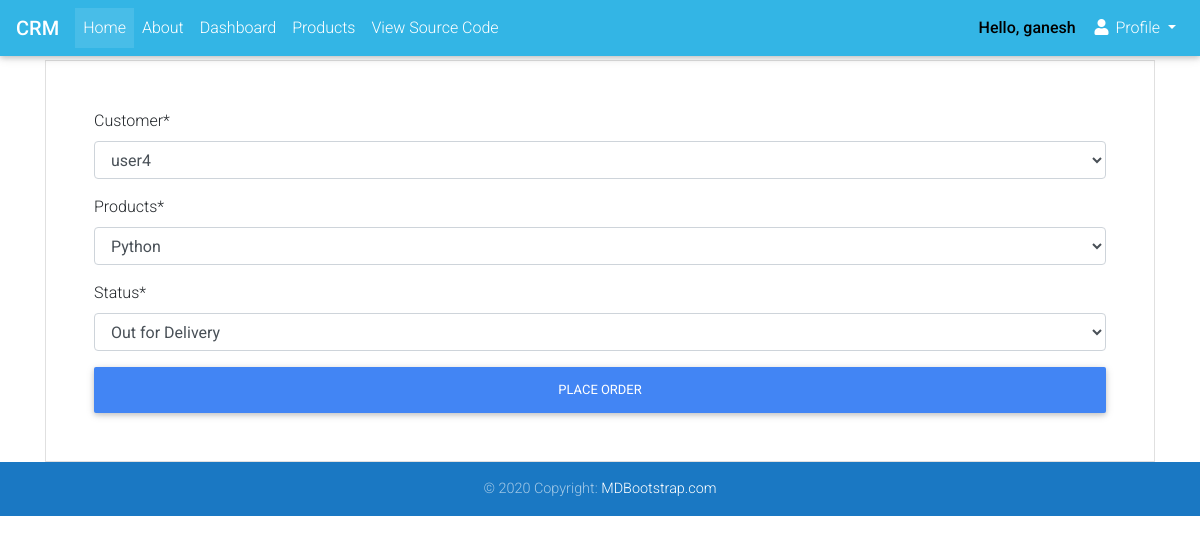
The page /updateorder/2 (signed in) on the database its author committed.
### webapp/models.py (models this page shows, shortened)
class Orders(models.Model):
    STATUS = (('Pending', 'Pending'),
              ('Out for Delivery', 'Out for Delivery'),
              ('Delivered', 'Delivered'))
    customer = models.ForeignKey(Customer, on_delete=models.SET_NULL, null=True)
    products = models.ForeignKey(Products, on_delete=models.SET_NULL, null=True)
    status = models.CharField(max_length=50, null=True, choices=STATUS)
    date_created= models.DateTimeField(auto_now_add=True)

### webapp/views.py (the view)
# urls.py: path('updateorder/<str:pk>', views.UpdateOrder, name='updateorder'),
@login_required(login_url='login')
def UpdateOrder(request, pk):
    order = Orders.objects.get(id=pk)
    ordercreate = OrderCreateForm(instance=order)
    if request.method == 'POST':
        ordercreate = OrderCreateForm(request.POST, instance=order)
        if ordercreate.is_valid():
            ordercreate.save()
            return redirect('dashboard')
    context = {'ordercreate':ordercreate}
    return render(request, 'order_create.html', context)

### webapp/forms.py
class OrderCreateForm(forms.ModelForm):
    class Meta:
        model = Orders
        fields = '__all__'

### webapp/models.py (called while the page is built)
    def __str__(self):
        return self.user.username

    def __str__(self):
        return self.name

### templates/order_create.html (shortened to what this page needs)
{% extends 'base.html' %}
{% load crispy_forms_tags %}
{% block content %}
<div class="container">
    <form method="POST" class="border border-light p-5" novalidate>
        {{ordercreate|crispy}}
        <button class="btn btn-primary btn-block">Place Order</button>
    </form>
</div>
{% endblock %}

### templates/navbar.html (shortened to what this page needs)
<nav class="mb-1 navbar navbar-expand-lg navbar-dark info-color">
  <a class="navbar-brand" href="{% url 'home' %}"><strong>CRM</strong></a>
  <div class="collapse navbar-collapse" id="navbarNav">
    <ul class="navbar-nav">
      <li class="nav-item active">
        <a class="nav-link" href="{% url 'home' %}">Home <span class="sr-only">(current)</span></a>
      </li>
      <li class="nav-item">
        <a class="nav-link" href="{% url 'about-page' %}">About</a>
      </li>
      {% if user.is_authenticated %}
          {% if user.is_staff %}
      <li class="nav-item">
        <a class="nav-link" href="{% url 'dashboard' %}">Dashboard</a>
      </li>
          {% endif%}
      <li class="nav-item">
        <a class="nav-link" href="{% url 'products' %}">Products</a>
      </li>
      {% endif %}
      <li class="nav-item">
        <a class="nav-link" href="https://github.com/ganeshvarmaperuri/crm.git">View Source Code</a>
      </li>
    </ul>
  </div>
  <div class="collapse navbar-collapse" id="navbarSupportedContent-4">
    <ul class="navbar-nav ml-auto">
  {% if user.is_authenticated %}
      <li class="nav-item">
        <a class="nav-link"><strong style="color:black">Hello, {{user.username}}</strong></a>
      </li>
      <li class="nav-item dropdown">
        <a class="nav-link dropdown-toggle" id="navbarDropdownMenuLink-4" data-toggle="dropdown"
          aria-haspopup="true" aria-expanded="false">
          <i class="fas fa-user"></i> Profile </a>
      </li>
  {% endif %}
    </ul>
  </div>
</nav>

### rows shown on the page
Orders: customer "user4", products "Python", status "Out for Delivery"

### other values the page prints
{{ user.username }} "ganesh"
